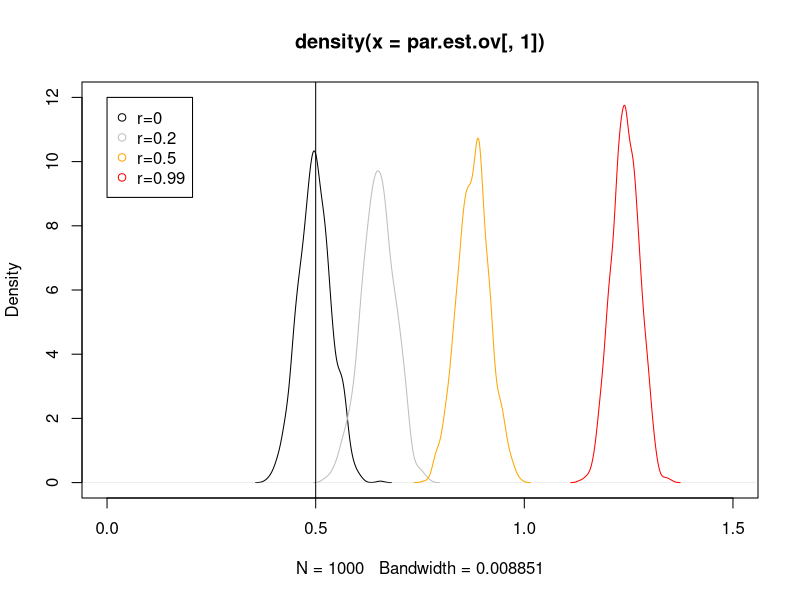
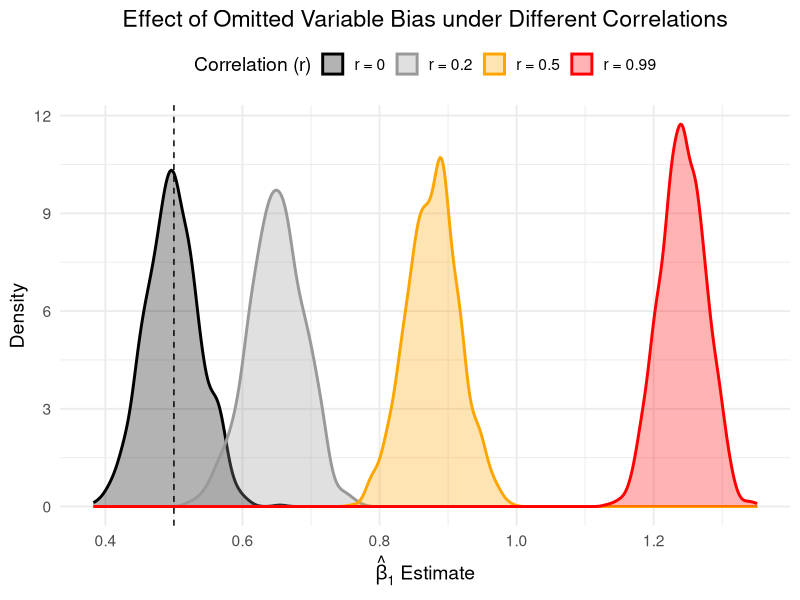

R code for these plots, in order:
# -----------------------------------------------------------
# Monte Carlo Simulation and Resampling Methods for Social Science
# Adopted from: Carsey, T. M. & Harden, J. J.
# Source: https://stackoverflow.com/questions/4090169/elegant-way-to-check-for-missing-packages-and-install-them
# -----------------------------------------------------------

# 패키지 준비: 없으면 설치 후 로드 (mvtnorm은 다변량 정규분포 샘플링에 사용)
if (!require(mvtnorm)) {
  install.packages("mvtnorm")
  library(mvtnorm)
}

# 책의 두 가지 예제
# (a.) 생략변수 편의(omitted variable bias)
# (b.) 확률적 설명변수를 포함한 회귀(무관계 변수 다수 포함 시의 문제)

# -----------------------------------------------------------
# 용어 정리
# -----------------------------------------------------------

# 몬테카를로 시뮬레이션과 DGP(자료 생성 과정)
# - 가정한 DGP로부터 여러 번 표본을 반복 추출해(재현 가능한 가상의 세계)
#   추정량의 성질(편향, 분산 등)과 방법의 성능(예: 평균제곱오차)을 평가
# - 현실에서는 진짜 DGP를 알 수 없으므로, 관측표본이 만들어지는
#   과정에 대한 가정 하에서 모의실험을 수행

# -----------------------------------------------------------
# (a) Omitted Variable (Chapter 5.3.4)
# -----------------------------------------------------------

set.seed(37943)   # 재현 가능성을 위해 시드 고정

reps <- 1000      # 반복 횟수(시뮬레이션 회수)
b0 <- .2          # 진짜 절편 (true intercept)
b1 <- .5          # X1의 진짜 기울기
b2 <- .75         # X2의 진짜 기울기
n  <- 1000        # 각 반복에서의 표본 크기

# X1과 X2(설명변수) 사이의 상관수준들
cor.level <- c(0, .1, .2, .3, .4, .5, .6, .7, .8, .9, .99)

# 각 상관수준 j, 반복 i에서 추정된 b1(=X1 계수)을 저장할 행렬
par.est.ov <- matrix(NA, nrow = reps, ncol = length(cor.level))

# 몬테카를로 반복 루프
for (j in 1:length(cor.level)) {      # 상관수준(r)을 바꿔가며
  for (i in 1:reps) {                 # 각 r에서 reps번 반복
    
    # X1, X2의 공분산(=상관) 구조 설정 (분산=1, 공분산=r)
    X.corr <- matrix(c(1, cor.level[j], cor.level[j], 1), nrow = 2)
    X <- rmvnorm(n, mean = c(0, 0), sigma = X.corr)   # 다변량 정규에서 샘플 추출
    X1 <- X[, 1]  # 첫 번째 열을 X1로
    X2 <- X[, 2]  # 두 번째 열을 X2로
    
    # 진짜 DGP: Y = b0 + b1*X1 + b2*X2 + N(0,1) 오차
    Y <- b0 + b1 * X1 + b2 * X2 + rnorm(n, 0, 1)
    
    # 고의로 X2를 누락한 단순회귀(=생략변수 편의 유도)
    model <- lm(Y ~ X1)
    
    # 이때 추정된 X1 계수(편향 가능)를 저장
    par.est.ov[i, j] <- model$coef[2]
  }
}

# 각 반복에서의 추정치 행렬 확인 (열: 상관수준별, 행: 반복별)
par.est.ov

# -----------------------------------------------------------
# 추정치 요약: 상관수준별 평균 추정치 확인
# -----------------------------------------------------------
# 진짜 b1 = 0.5 이지만, X2를 누락했으므로 r≠0일 때 평균이 0.5에서 벗어나는지 확인
mean(par.est.ov[, 1])  # r = 0  (X1-X2 독립이면 편의가 0에 가까워야 함)
mean(par.est.ov[, 2])  # r = 0.1
mean(par.est.ov[, 3])  # r = 0.2
mean(par.est.ov[, 4])  # r = 0.3
mean(par.est.ov[, 5])  # r = 0.4
mean(par.est.ov[, 6])  # r = 0.5
mean(par.est.ov[, 7])  # r = 0.6
mean(par.est.ov[, 8])  # r = 0.7
mean(par.est.ov[, 9])  # r = 0.8
mean(par.est.ov[, 10]) # r = 0.9
mean(par.est.ov[, 11]) # r = 0.99 (거의 완전상관, 편의가 극대화)

# -----------------------------------------------------------
# 시뮬레이션 결과 시각화
# -----------------------------------------------------------
# 밀도곡선으로 r에 따른 b1 추정치 분포 비교
plot(density(par.est.ov[, 1]), xlim = c(0, 1.5), ylim = c(0, 12))  # r=0
lines(density(par.est.ov[, 3]), col = "gray")                      # r=0.2
lines(density(par.est.ov[, 6]), col = "orange")                    # r=0.5
lines(density(par.est.ov[, 11]), col = "red")                      # r=0.99
abline(v = b1, col = "black")                                      # 진짜 b1=0.5 표시
legend(0, 12,
       legend = c("r=0", "r=0.2", "r=0.5", "r=0.99"),
       col = c("black", "gray", "orange", "red"),
       pch = 1)

# ggplot 버전 (겹쳐 그리기 + 범례/미관)
library(ggplot2)
# ggplot 입력용 데이터프레임 구성: r별 추정치 벡터를 하나로 묶기
df_plot <- data.frame(
  b1_est = c(par.est.ov[, 1], par.est.ov[, 3], par.est.ov[, 6], par.est.ov[, 11]),
  r = factor(rep(c("r = 0", "r = 0.2", "r = 0.5", "r = 0.99"), 
                 each = nrow(par.est.ov)))
)

# ggplot 밀도곡선과 기준선(진짜 b1) 표시
ggplot(df_plot, aes(x = b1_est, fill = r, color = r)) +
  geom_density(alpha = 0.3, size = 1) +
  geom_vline(xintercept = b1, color = "black", linetype = "dashed") +
  scale_fill_manual(values = c("black", "gray60", "orange", "red")) +
  scale_color_manual(values = c("black", "gray60", "orange", "red")) +
  labs(title = "Effect of Omitted Variable Bias under Different Correlations",
       x = expression(hat(beta)[1] ~ "Estimate"),  # \hat{β}_1 표기
       y = "Density",
       fill = "Correlation (r)",
       color = "Correlation (r)") +
  theme_minimal(base_size = 14) +
  theme(legend.position = "top",
        plot.title = element_text(hjust = 0.5))

# -----------------------------------------------------------
# 교차검증(Cross-validation, Chapter 9.3)
# -----------------------------------------------------------

# CV의 취지:
# - 모델이 ‘새로운 관측치’를 얼마나 잘 예측하는가로 적합도 평가
# - 하나의 데이터셋을 학습/검증 세트로 나누어 과적합을 방지
# - 표본의 ‘신호’(체계적 관계)와 ‘잡음’(우연)을 구분하는 데 도움

set.seed(843749)  # 재현성 확보

# 변수 간 상관 0인 20×20 공분산행렬(단위분산) 생성
rand.vcv <- matrix(0, nrow = 20, ncol = 20)
diag(rand.vcv) <- 1

# 상관이 전혀 없는 20개 변수에서 1000개 관측치 생성 (첫 열을 y로 사용)
rand.data <- as.data.frame(
  rmvnorm(1000, mean = rep(0, times = 20), sigma = rand.vcv)
)

# 열 이름 부여: y(종속변수) + 19개의 설명변수
colnames(rand.data) <- c(
  "y", "x1", "x2", "x3", "x4", "x5", "x6", "x7",
  "x8", "x9", "x10", "x11", "x12", "x13", "x14", "x15",
  "x16", "x17", "x18", "x19"
)

# 전부 무관계(r=0)임에도 불구하고, 유의한 변수가 나올 수 있음을 시연
# (유의수준 5%에서 거짓양성은 기대상 약 5% 발생)
rand.model <- lm(y ~ x1 + x2 + x3 + x4 + x5 + x6 + x7 + x8 + x9 + x10 +
                   x11 + x12 + x13 + x14 + x15 + x16 + x17 + x18 + x19,
                 data = rand.data)
summary(rand.model)
# 해설:
# - 진짜로는 y와 모든 x가 무관계지만, 우연히 p<0.05인 계수가 나올 수 있음
# - 이는 표본 노이즈가 ‘신호처럼’ 보이는 전형적 사례 → 과적합 위험
# - 교차검증은 이런 우연 신호를 걸러내는 한 방법(검증셋 성능으로 확인)

# 실제 CV 구현(홀드아웃, K-겹, 반복 CV 등)은 다음 학습에서 다룸
# - 개략 절차: 데이터를 train/test로 분할 → train에서 적합 → test에서 예측오차 평가
# - 유의미한 계수라도 검증셋 성능이 낮다면, 신호가 아닌 잡음일 가능성
